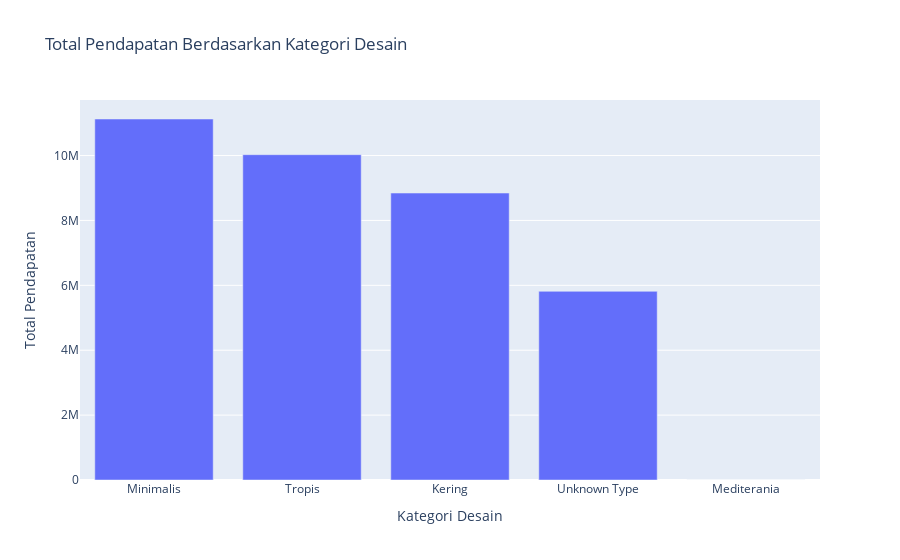

The notebook cell saved with this chart:
### Code cell
fig = px.bar(pendapatan_berdasarkan_kategori_desain, x="category_name", y="total_pendapatan", title="Total Pendapatan Berdasarkan Kategori Desain")
fig.update_xaxes(title="Kategori Desain")
fig.update_yaxes(title="Total Pendapatan")
fig.show()

### Figure 1 — Plotly figure (JSON) as saved in the notebook; plotly's stock layout.template omitted (floating-point values rounded to 4 significant figures)
{"data": [{"alignmentgroup": "True", "hovertemplate": "category_name=%{x}<br>total_pendapatan=%{y}<extra></extra>", "legendgroup": "", "marker": {"color": "#636efa", "pattern": {"shape": ""}}, "name": "", "offsetgroup": "", "orientation": "v", "showlegend": false, "textposition": "auto", "type": "bar", "x": ["Minimalis", "Tropis", "Kering", "Unknown Type", "Mediterania"], "xaxis": "x", "y": [11127000, 10027250, 8844500, 5815000, 0], "yaxis": "y"}], "layout": {"barmode": "relative", "legend": {"tracegroupgap": 0}, "title": {"text": "Total Pendapatan Berdasarkan Kategori Desain"}, "xaxis": {"anchor": "y", "domain": [0, 1], "title": {"text": "Kategori Desain"}}, "yaxis": {"anchor": "x", "domain": [0, 1], "title": {"text": "Total Pendapatan"}}}}
